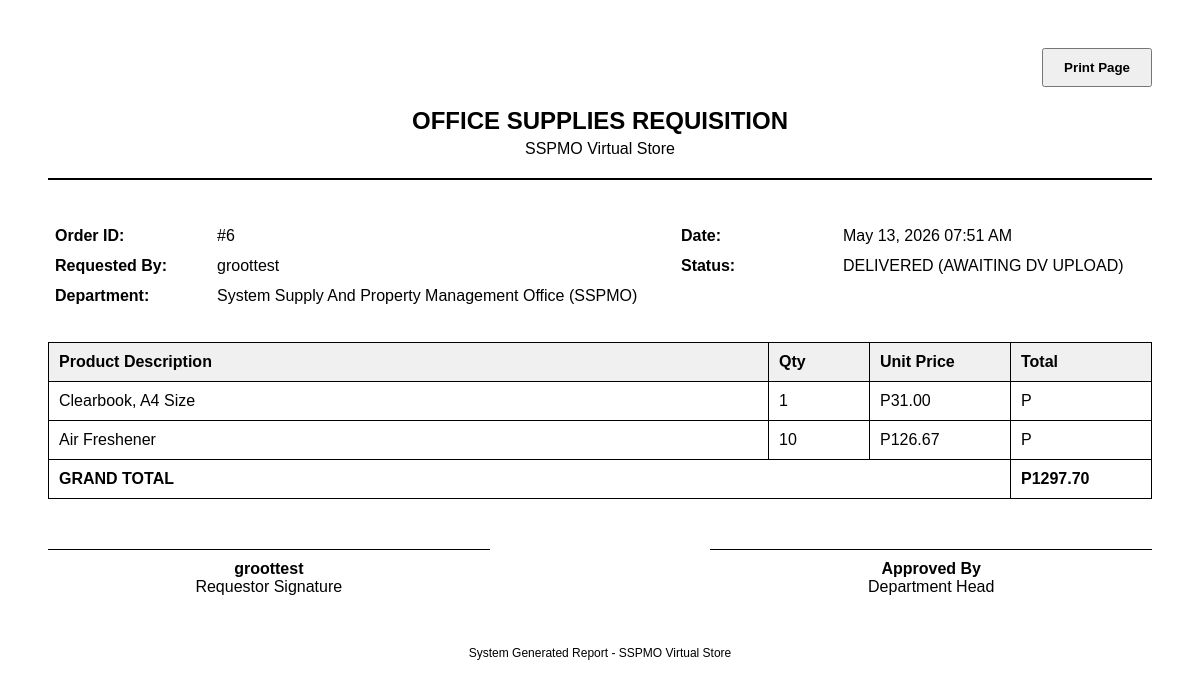
Page /print-order/6/ (signed in) on the committed database.
### supplies/models.py (models this page shows, shortened)
class Order(models.Model):
    STATUS_CHOICES = [
        ('pending', 'Pending Admin Validation (Aaron)'),
        ('for_approval', 'For Chief Approval (Isagani)'),
        ('approved', 'Ready for Pickup/Delivery'),
        ('delivered_pending_settlement', 'Delivered (Awaiting DV Upload)'),
        ('completed', 'Completed & Settled'),
        ('returned', 'Returned to Sender'),
        ('cancelled', 'Cancelled'),
    ]
    user = models.ForeignKey(User, on_delete=models.SET_NULL, null=True, blank=True)
    employee_name = models.CharField(max_length=100)
    department = models.ForeignKey(Department, on_delete=models.SET_NULL, null=True, blank=True, related_name='orders')
    total_amount = models.DecimalField(max_digits=10, decimal_places=2)
    remarks = models.TextField(blank=True, null=True)
    dv_no = models.CharField(max_length=100, blank=True, null=True, verbose_name="Disbursement Voucher No.")
    dv_file = models.FileField(upload_to='order_settlements/', blank=True, null=True)
    dv_uploaded_at = models.DateTimeField(blank=True, null=True)
    dv_verified_at = models.DateTimeField(blank=True, null=True)
    dv_verified_by = models.ForeignKey(User, on_delete=models.SET_NULL, null=True, related_name='verified_settlements')
    admin_validated = models.BooleanField(default=False)
    chief_approved = models.BooleanField(default=False)
    status = models.CharField(max_length=50, choices=STATUS_CHOICES, default='pending')
    created_at = models.DateTimeField(auto_now_add=True) # Request Time
    approved_at = models.DateTimeField(null=True, blank=True) # Approval Time
    released_at = models.DateTimeField(null=True, blank=True) # Physical Handover Time
    completed_at = models.DateTimeField(null=True, blank=True) # Final Settlement Time
    is_emergency = models.BooleanField(default=False)
    status = models.CharField(max_length=30, choices=STATUS_CHOICES, default='pending')
    document1 = models.FileField(upload_to='order_documents/', blank=True, null=True)
    document2 = models.FileField(upload_to='order_documents/', blank=True, null=True)
    document3 = models.FileField(upload_to='order_documents/', blank=True, null=True)

class Department(models.Model):
    name = models.CharField(max_length=100, unique=True)
    description = models.TextField(blank=True, null=True)
    def __str__(self):
        return self.name
    class Meta: ordering = ['name']

class OrderItem(models.Model):
    order = models.ForeignKey(Order, on_delete=models.CASCADE, related_name='items')
    product = models.ForeignKey(Product, on_delete=models.CASCADE)
    quantity = models.IntegerField(default=1)
    price = models.DecimalField(max_digits=10, decimal_places=2)

class Product(models.Model):
    name = models.CharField(max_length=200)
    brand = models.CharField(max_length=100, blank=True, null=True)
    item_code = models.CharField(max_length=50, blank=True, null=True, help_text="Stock No / Item Code")
    supplier = models.ForeignKey(Supplier, on_delete=models.SET_NULL, null=True, blank=True)
    description = models.TextField()
    price = models.DecimalField(max_digits=10, decimal_places=2)
    category = models.ForeignKey(Category, on_delete=models.CASCADE)
    stock = models.IntegerField(default=0)
    unit = models.CharField(max_length=50, blank=True, null=True, help_text="e.g., pc, box, ream")
    reorder_point = models.IntegerField(default=0, help_text="Alert when stock drops below this number")
    image = models.ImageField(upload_to='products/', blank=True, null=True)
    created_at = models.DateTimeField(auto_now_add=True)
    class Meta: ordering = ['name']

### supplies/views/client.py (the view)
# urls.py: path('print-order/<int:order_id>/', views.print_order, name='print_order'),
@login_required
def print_order(request, order_id):
    order = get_object_or_404(Order, pk=order_id)
    return render(request, 'supplies/print_order.html', {'order': order})

### supplies/context_processors.py (called while the page is built)
def sidebar_pulse(request):
    if not request.user.is_authenticated or not request.user.is_staff:
        return {}
    try:
        pulse_data = {
            'pulse_pending_orders': Order.objects.filter(status='pending').count(),
            'pulse_open_aprs': APRRequest.objects.exclude(status__in=['CLOSED', 'CANCELLED']).count(),
            'pulse_low_stock': Product.objects.filter(stock__lte=F('reorder_point')).count(),
            'pulse_incoming_deliveries': APRRequest.objects.filter(status__in=['SENT', 'PAID', 'PARTIALLY_RECEIVED']).count(),
        }
    except Exception:
        pulse_data = {}
    return pulse_data

### supplies/templates/supplies/print_order.html (shortened to what this page needs)
<!DOCTYPE html>
<html lang="en">
<head>
</head>
<body onload="window.print()">
    <div class="no-print" style="text-align: right; margin-bottom: 20px;">
        <button onclick="window.print()" style="padding: 10px 20px; cursor: pointer; font-weight: bold;">Print Page</button>
    </div>
    <div class="header">
        <h1>Office Supplies Requisition</h1>
        <p>SSPMO Virtual Store</p>
    </div>
    <table class="meta-table">
        <tr>
            <td class="label">Order ID:</td>
            <td>#{{ order.id }}</td>
            <td class="label">Date:</td>
            <td>{{ order.created_at|date:"F j, Y h:i A" }}</td>
        </tr>
        <tr>
            <td class="label">Requested By:</td>
            <td>{{ order.employee_name }}</td>
            <td class="label">Status:</td>
            <td>{{ order.get_status_display|upper }}</td>
        </tr>
        <tr>
            <td class="label">Department:</td>
            <td>{{ order.department }}</td>
        </tr>
    </table>
    <table class="items-table">
        <thead>
            <tr>
                <th>Product Description</th>
                <th class="text-center" style="width: 80px;">Qty</th>
                <th class="text-right" style="width: 120px;">Unit Price</th>
                <th class="text-right" style="width: 120px;">Total</th>
            </tr>
        </thead>
        <tbody>
            {% for item in order.items.all %}
            <tr>
                <td>{{ item.product.name }}</td>
                <td class="text-center">{{ item.quantity }}</td>
                <td class="text-right">P{{ item.price|floatformat:2 }}</td>
                <td class="text-right">P{{ item.get_cost|floatformat:2 }}</td>
            </tr>
            {% endfor %}
            <tr>
                <td colspan="3" class="text-right" style="font-weight: bold;">GRAND TOTAL</td>
                <td class="text-right" style="font-weight: bold;">P{{ order.total_amount|floatformat:2 }}</td>
            </tr>
        </tbody>
    </table>
    <div class="signatures">
        <div class="sig-box">
            <strong>{{ order.employee_name }}</strong><br>
            Requestor Signature
        </div>
        <div class="sig-box">
            <strong>Approved By</strong><br>
            Department Head
        </div>
    </div>
    <div class="footer">
        <p>System Generated Report - SSPMO Virtual Store</p>
    </div>
</body>
</html>

### supplies/templates/supplies/print_order.html (style rules this page uses)
body { font-family: sans-serif; padding: 40px; color: #000; }
.header { text-align: center; margin-bottom: 40px; border-bottom: 2px solid #000; padding-bottom: 20px; }
.header h1 { margin: 0; text-transform: uppercase; font-size: 24px; }
.header p { margin: 5px 0 0; }
.meta-table { width: 100%; margin-bottom: 30px; }
.meta-table td { padding: 5px; vertical-align: top; }
.label { font-weight: bold; width: 150px; }
.items-table { width: 100%; border-collapse: collapse; margin-bottom: 30px; }
.items-table th, .items-table td { border: 1px solid #000; padding: 10px; text-align: left; }
.items-table th { background-color: #f0f0f0; }
.text-right { text-align: right; }
.text-center { text-align: center; }
.footer { margin-top: 50px; text-align: center; font-size: 12px; }
.signatures { margin-top: 50px; display: flex; justify-content: space-between; }
.sig-box { width: 40%; border-top: 1px solid #000; padding-top: 10px; text-align: center; }

### rows in the picture
Order: id "6", created_at "May 13, 2026 07:51 AM", employee_name "groottest", status "DELIVERED (AWAITING DV UPLOAD)", department "System Supply And Property Management Office (SSPMO)", total_amount "1297.70"
OrderItem: product.name "Clearbook, A4 Size", quantity "1", price "31.00"
OrderItem: product.name "Air Freshener", quantity "10", price "126.67"
